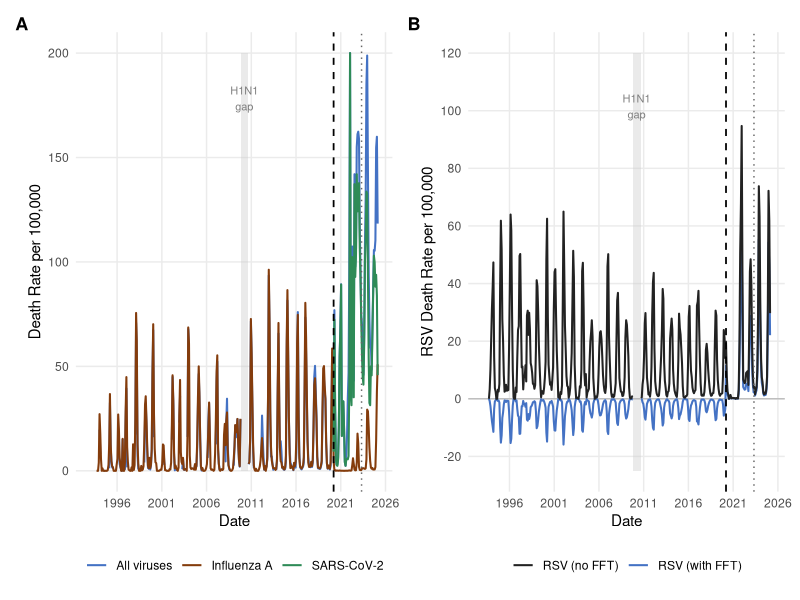
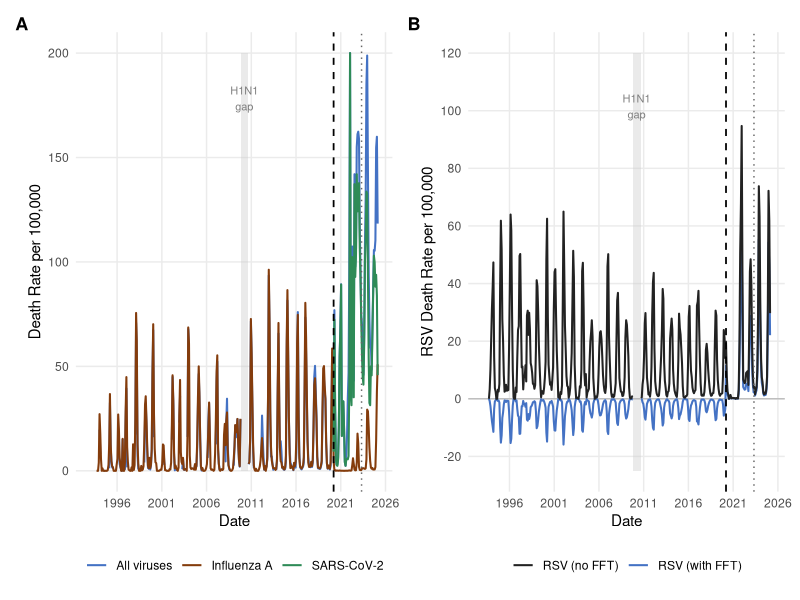
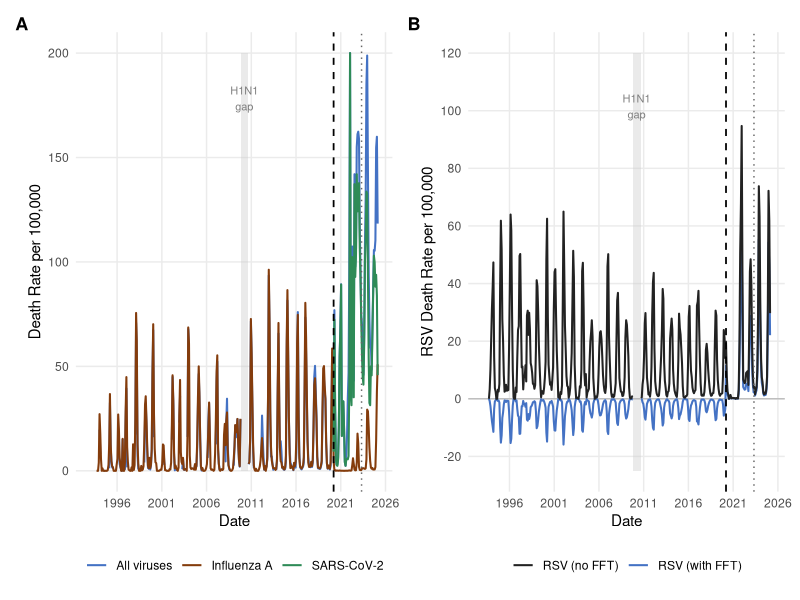

Reproduce these figures in R, in order.
################################################################################
# FIGURE 2: MODEL-ESTIMATED VIRUS-ATTRIBUTABLE MORTALITY
# Reads counterfactual prediction data from Stata (figure2_data.csv)
# Three periods: pre-pandemic, PHEIC, post-PHEIC
# H1N1 gap (Nov 2009 - Aug 2010) shown as visual break
################################################################################

library(dplyr)
library(ggplot2)
library(patchwork)

################################################################################
# LOAD DATA
################################################################################

dat <- read.csv("data/figure2_data.csv", stringsAsFactors = FALSE)
dat$date <- as.Date(dat$date_str)

# H1N1 exclusion gap
h1n1_start <- as.Date("2009-11-01")
h1n1_end   <- as.Date("2010-08-31")

# Set attributable rates to NA in H1N1 gap so lines break cleanly
dat <- dat %>%
  mutate(across(c(flua_attr_fft, flub_attr_fft, rsv_attr_fft,
                  rsv_attr_nofft, combined_attr_fft),
                ~ ifelse(date >= h1n1_start & date <= h1n1_end, NA, .)))

# SARS only exists pandemic onward — already NA pre-2020 by construction
# Combined for pre-pandemic has no SARS component, which is correct

# Shading rectangles
h1n1_rect <- data.frame(xmin = h1n1_start, xmax = h1n1_end,
                         ymin = -Inf, ymax = Inf)

pandemic_start <- as.Date("2020-03-15")
pheic_end      <- as.Date("2023-04-30")

################################################################################
# PANEL A: Combined viruses, Influenza A, SARS-CoV-2
################################################################################

# Reasonable y ceiling — clip extreme outliers for display
# (single-month spikes in post-PHEIC from high % positivity months)
y_ceiling_A <- 200

pA <- ggplot(dat, aes(x = date)) +

  # H1N1 gap shading
  geom_rect(data = h1n1_rect,
            aes(xmin = xmin, xmax = xmax, ymin = 0, ymax = y_ceiling_A),
            inherit.aes = FALSE, fill = "gray80", alpha = 0.4) +
  annotate("text", x = as.Date("2010-03-15"), y = y_ceiling_A * 0.92,
           label = "H1N1\ngap", size = 2.8, color = "gray50", vjust = 1) +

  # Combined all viruses (blue)
  geom_line(aes(y = pmin(combined_attr_fft, y_ceiling_A),
                color = "All viruses"),
            na.rm = FALSE, linewidth = 0.7) +

  # Influenza A (brown)
  geom_line(aes(y = pmin(flua_attr_fft, y_ceiling_A),
                color = "Influenza A"),
            na.rm = FALSE, linewidth = 0.7) +

  # SARS-CoV-2 (green, pandemic only — NAs elsewhere break the line)
  geom_line(aes(y = pmin(sars_attr_fft, y_ceiling_A),
                color = "SARS-CoV-2"),
            na.rm = FALSE, linewidth = 0.7) +

  # Period markers
  geom_vline(xintercept = pandemic_start,
             linetype = "dashed", linewidth = 0.6, color = "black") +
  geom_vline(xintercept = pheic_end,
             linetype = "dotted", linewidth = 0.5, color = "gray40") +

  scale_color_manual(
    values = c("All viruses" = "#4472C4",
               "Influenza A" = "#843C0C",
               "SARS-CoV-2"  = "#2E8B57"),
    breaks = c("All viruses", "Influenza A", "SARS-CoV-2")
  ) +

  scale_y_continuous(limits = c(0, y_ceiling_A),
                     breaks = seq(0, y_ceiling_A, 50)) +
  scale_x_date(date_breaks = "5 years", date_labels = "%Y",
               limits = c(as.Date("1993-01-01"), as.Date("2025-03-01"))) +

  labs(y = "Death Rate per 100,000", x = NULL, color = NULL) +
  theme_minimal(base_size = 11) +
  theme(legend.position  = "bottom",
        panel.grid.minor = element_blank(),
        plot.tag = element_text(face = "bold", size = 13))

################################################################################
# PANEL B: RSV with and without Fourier adjustment
################################################################################

y_min_B   <- -25
y_ceil_B  <- 120

pB <- ggplot(dat, aes(x = date)) +

  # H1N1 gap shading
  geom_rect(data = h1n1_rect,
            aes(xmin = xmin, xmax = xmax, ymin = y_min_B, ymax = y_ceil_B),
            inherit.aes = FALSE, fill = "gray80", alpha = 0.4) +
  annotate("text", x = as.Date("2010-03-15"), y = y_ceil_B * 0.88,
           label = "H1N1\ngap", size = 2.8, color = "gray50", vjust = 1) +

  # Zero reference line
  geom_hline(yintercept = 0, linetype = "solid",
             color = "gray70", linewidth = 0.4) +

  # RSV with FFT (blue)
  geom_line(aes(y = pmax(pmin(rsv_attr_fft,  y_ceil_B), y_min_B),
                color = "RSV (with FFT)"),
            na.rm = FALSE, linewidth = 0.7) +

  # RSV without FFT (black)
  geom_line(aes(y = pmax(pmin(rsv_attr_nofft, y_ceil_B), y_min_B),
                color = "RSV (no FFT)"),
            na.rm = FALSE, linewidth = 0.7) +

  # Period markers
  geom_vline(xintercept = pandemic_start,
             linetype = "dashed", linewidth = 0.6, color = "black") +
  geom_vline(xintercept = pheic_end,
             linetype = "dotted", linewidth = 0.5, color = "gray40") +

  scale_color_manual(
    values = c("RSV (with FFT)" = "#4472C4",
               "RSV (no FFT)"   = "#222222")
  ) +

  scale_y_continuous(limits = c(y_min_B, y_ceil_B),
                     breaks = seq(-20, 120, 20)) +
  scale_x_date(date_breaks = "5 years", date_labels = "%Y",
               limits = c(as.Date("1993-01-01"), as.Date("2025-03-01"))) +

  labs(y = "RSV Death Rate per 100,000", x = NULL, color = NULL) +
  theme_minimal(base_size = 11) +
  theme(legend.position  = "bottom",
        panel.grid.minor = element_blank(),
        plot.tag = element_text(face = "bold", size = 13))

################################################################################
# COMBINE AND SAVE
################################################################################

figure2 <- (pA + pB) +
  plot_annotation(tag_levels = "A") &
  theme(plot.tag = element_text(face = "bold", size = 13))

# Add shared x-axis label
figure2 <- figure2 & labs(x = "Date")

print(figure2)

ggsave("figures/figure2_attributable_mortality.png",  figure2,
       width = 12, height = 5.5, dpi = 300)
ggsave("figures/figure2_attributable_mortality.tiff", figure2,
       width = 12, height = 5.5, dpi = 300)

cat("Figure 2 saved.\n")

################################################################################
# QUICK SANITY CHECK - print range of attributable rates by period
################################################################################

cat("\n--- Sanity check: attributable rate ranges ---\n")
dat %>%
  group_by(period = case_when(
    prepandemic == 1 ~ "Pre-pandemic",
    pheic       == 1 ~ "PHEIC",
    postpheic   == 1 ~ "Post-PHEIC"
  )) %>%
  summarise(
    flua_min  = round(min(flua_attr_fft,     na.rm = TRUE), 1),
    flua_max  = round(max(flua_attr_fft,     na.rm = TRUE), 1),
    sars_min  = round(min(sars_attr_fft,     na.rm = TRUE), 1),
    sars_max  = round(max(sars_attr_fft,     na.rm = TRUE), 1),
    rsv_fft_min  = round(min(rsv_attr_fft,   na.rm = TRUE), 1),
    rsv_fft_max  = round(max(rsv_attr_fft,   na.rm = TRUE), 1),
    rsv_nofft_max = round(max(rsv_attr_nofft, na.rm = TRUE), 1)
  ) %>%
  print()
